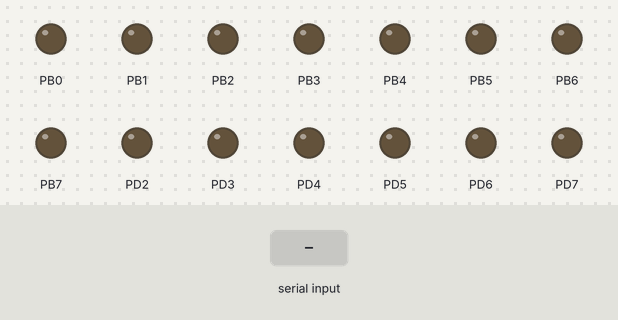
Simulated run of this program. Board: ATmega32, built with avr-gcc and emulated at 8 MHz (the files do not name the chip). On the bench: output pins drawn as LEDs (lit = HIGH). The inputs (shaded band) are chosen by the test bench.

Above: at 1.2 s.
1.3 s: "1" received over Serial
At 1.6 s:
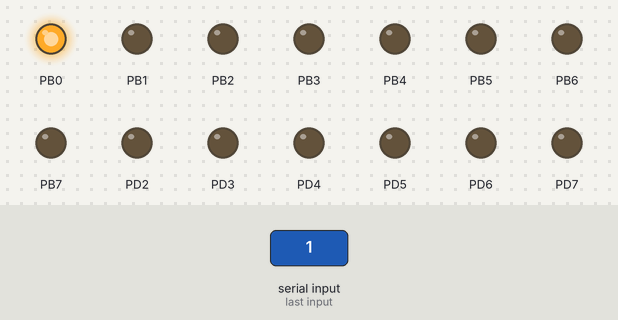
Timing chart, 0 to 4.3 s (numbered marks = the images above; inputs shaded):
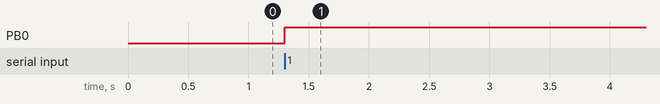

The program:

main.c
```c
/*
 * USART.c
 *
 * Created: 4/9/2018 5:19:04 PM
 * Author : moham
 */

#define  F_CPU 8000000ul
#include <util/delay.h>
#include <avr/io.h>
#include <avr/interrupt.h>
#include "usart.h"

int main(void)
{

	/*
	UCSRB = (1<<RXEN) | (1<<TXEN);	//enable Reciver and Transmitter
	UCSRC = (1<<URSEL)|(1<<USBS)|(1<<UCSZ0) | (1<<UCSZ1); 	//mode3 use 8bit data & 2 bit stop
	UBRRL = 51;
	DDRB = 0xFF;
	DDRD = 0xFE;
	*/
	DDRD = 0xFE;
	DDRB = 0xFF;
	USART_Init(51);

	/* Replace with your application code */
    while (1)
    {

		//Receive Data
		unsigned char received;
		received = USART_Receive();
		if(received == 0xFF)
		{
			PORTB ^= (1<<PB0);
			_delay_ms(200);
		}
		else
		{
			PORTB = (1<<PB0);
		}

		//USART_Transmit(0xFF);
    }
}
```

usart.c
```c
/*
 * usart.c
 *
 * Created: 4/10/2018 6:32:11 AM
 *  Author: moham
 */

#include "usart.h"

//USART Initialization
void USART_Init( unsigned int baud )
{
	/* Set baud rate */
	UBRRH = (unsigned char)(baud>>8);
	UBRRL = (unsigned char)baud;
	/* Enable receiver and transmitter */
	UCSRB = (1<<RXEN)|(1<<TXEN);
	/* Set frame format: 8data, 2stop bit */
	UCSRC = (1<<URSEL) | (1<<USBS) | (1<<UCSZ0) | (1<<UCSZ1);
}

//Flushing the Receive Buffer
unsigned char USART_Flush( void )
{
	unsigned char dummy=0;
	while ( UCSRA & (1<<RXC) )
	{
		dummy = UDR;
	}

	return dummy;
}


/* ======================USART_8BIT ====================== */

#ifdef USART_8BIT
//Data Transmission
void USART_Transmit( unsigned char data )
{
	/* Wait for empty transmit buffer */
	while ( !( UCSRA & (1<<UDRE)) )
		;  //looping until transmission complete

	/* Put data into buffer, sends the data */
	UDR = data;
}
//Receiving Frames
unsigned char USART_Receive( void )
{
	/* Wait for data to be received */
	while ( !(UCSRA & (1<<RXC)) )
		;  //looping until receive complete

	/* Get and return received data from buffer */
	return UDR;
}
#endif


/* ======================USART_9BIT ====================== */
#ifdef USART_9BIT
//Data Transmission for 9 bits
void USART_Transmit( unsigned int data )
{
	/* Wait for empty transmit buffer */
	while ( !( UCSRA & (1<<UDRE)) )
	;

	/* Copy 9th bit to TXB8 */
	UCSRB &= ~(1<<TXB8);
	if ( data & 0x0100 )
	UCSRB |= (1<<TXB8);

	/* Put data into buffer, sends the data */
	UDR = data;
}

PE

//Receiving Frames with 9 Data bits
unsigned int USART_Receive( void )
{
	unsigned char status, resh, resl;
	/* Wait for data to be received */
	while ( !(UCSRA & (1<<RXC)) )
	;
	/* Get status and 9th bit, then data */
	/* from buffer */
	status = UCSRA;
	resh = UCSRB;
	resl = UDR;
	/* If error, return -1 */
	if ( status & (1<<FE)|(1<<DOR)|(1<<PE) )
	return -1;
	/* Filter the 9th bit, then return */
	resh = (resh >> 1) & 0x01;
	return ((resh << 8) | resl);
}

#endif
```

usart.h
```c
/*
 * usart.h
 *
 * Created: 4/10/2018 6:32:47 AM
 *  Author: moham
 */


#ifndef USART_H_
#define USART_H_

#include <avr/io.h>


//use 8bits Data
#define USART_8BIT

//use 9bits Data
//#define USART_9BIT


//USART Initialization
void USART_Init( unsigned int baud );

//Data Transmission
void USART_Transmit( unsigned char data );

//Receiving Frames
unsigned char USART_Receive( void );


#endif /* USART_H_ */
```

Measured:
- after the input at 1.3 s, PB0: LOW → HIGH at once
